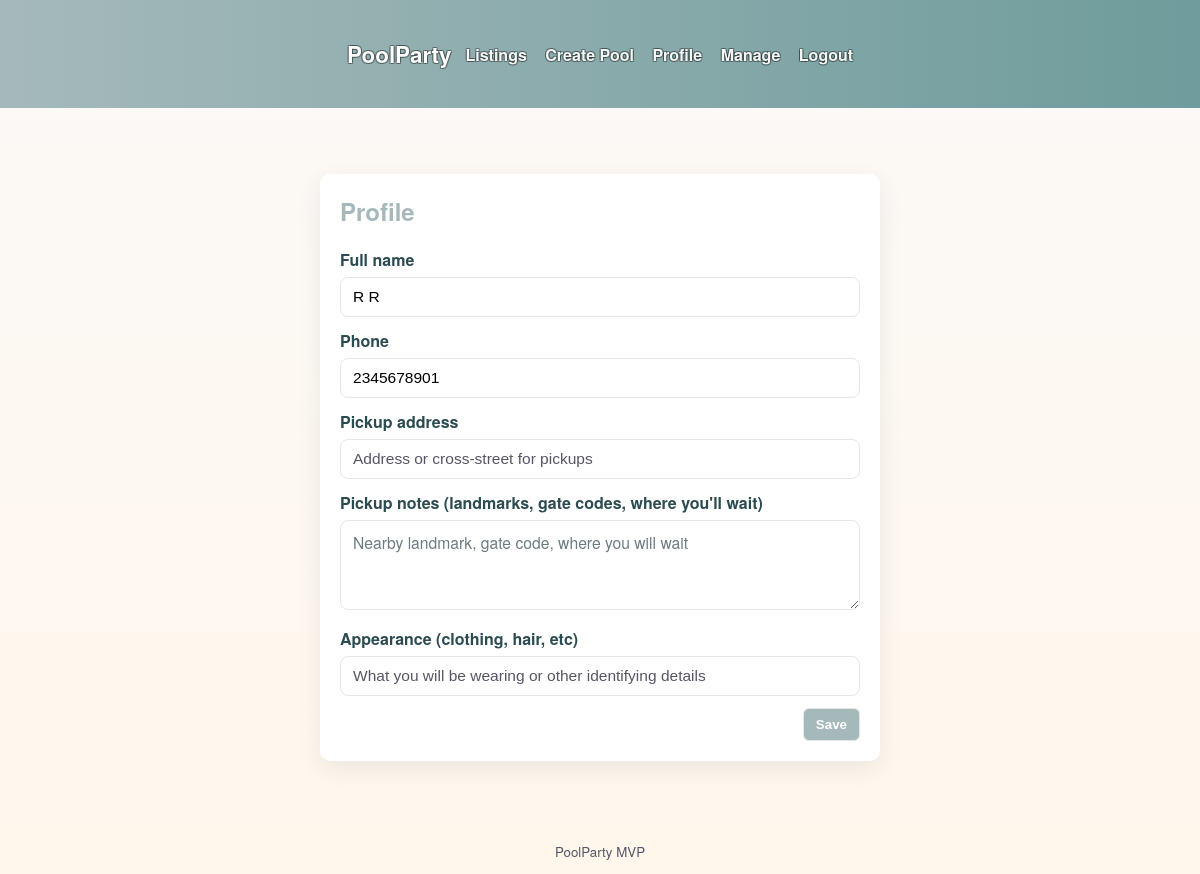
/profile (signed in), run on an earlier commit of the app's database.
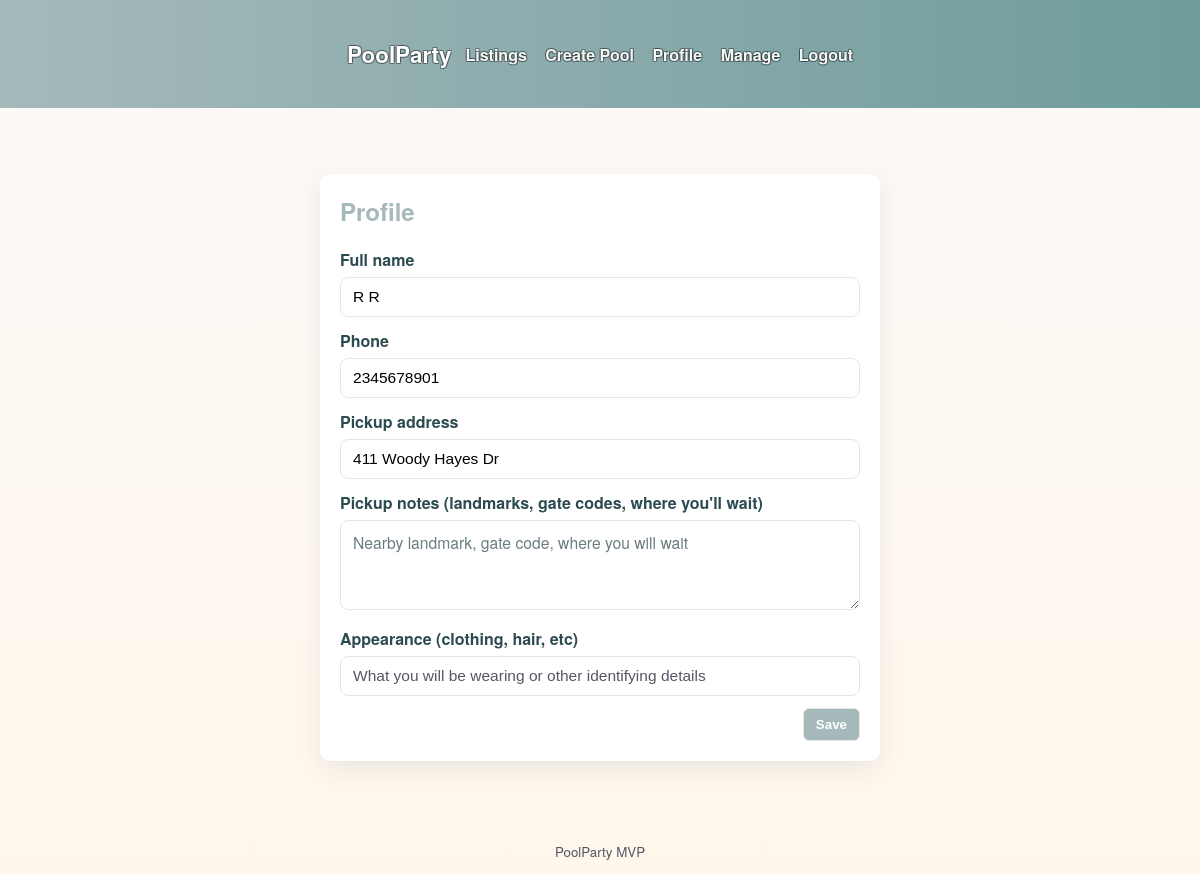
And on a later commit of the database.
### app/models.py (models this page shows, shortened)
class User(UserMixin, db.Model):
    id = db.Column(db.Integer, primary_key=True)
    username = db.Column(db.String(64), unique=True, nullable=False)
    email = db.Column(db.String(120), unique=True, nullable=False)
    password = db.Column(db.String(128), nullable=False)
    full_name = db.Column(db.String(128))
    phone = db.Column(db.String(32))
    pickup_address = db.Column(db.String(255))
    pickup_notes = db.Column(db.Text)
    appearance = db.Column(db.String(255))
    created_at = db.Column(db.DateTime, default=datetime.utcnow)
    pools = db.relationship('Pool', backref='owner', lazy='dynamic')
    join_requests = db.relationship('JoinRequest', backref='requester', lazy='dynamic')

### app/auth.py (the view, shortened to what this page needs)
@auth_bp.route('/profile', methods=['GET', 'POST'])
@login_required
def profile():
    form = ProfileForm(obj=current_user)
    return render_template('profile.html', form=form)

### app/forms.py
class ProfileForm(FlaskForm):
    full_name = StringField('Full name', validators=[Optional(), Length(max=128)])
    phone = StringField('Phone', validators=[Optional(), Length(max=32)])
    pickup_address = StringField('Pickup address', validators=[Optional(), Length(max=255)])
    pickup_notes = TextAreaField("Pickup notes (landmarks, gate codes, where you'll wait)", validators=[Optional(), Length(max=500)])
    appearance = StringField('Appearance (clothing, hair, etc)', validators=[Optional(), Length(max=255)])
    submit = SubmitField('Save')

### app/models.py (called while the page is built)
@login_manager.user_loader
def load_user(user_id):
    return User.query.get(int(user_id))

### app/templates/profile.html (shortened to what this page needs)
{% extends 'base.html' %}
{% block content %}
  <div class="container">
    <div class="form-card">
      <h2>Profile</h2>
      <form method="post">
        <div class="form-group">
          <label class="form-label">{{ form.full_name.label }}</label>
          {{ form.full_name(placeholder='Full name') }}
        </div>
        <div class="form-group">
          <label class="form-label">{{ form.phone.label }}</label>
          {{ form.phone(placeholder='Phone number') }}
        </div>
        <div class="form-group">
          <label class="form-label">{{ form.pickup_address.label }}</label>
          {{ form.pickup_address(placeholder='Address or cross-street for pickups') }}
        </div>
        <div class="form-group">
          <label class="form-label">{{ form.pickup_notes.label }}</label>
          {{ form.pickup_notes(class_='pickup-notes', placeholder='Nearby landmark, gate code, where you will wait') }}
        </div>
        <div class="form-group">
          <label class="form-label">{{ form.appearance.label }}</label>
          {{ form.appearance(placeholder='What you will be wearing or other identifying details') }}
        </div>
        <div class="form-actions">
          {{ form.submit(class_='btn') }}
        </div>
      </form>
    </div>
  </div>
{% endblock %}

### app/templates/base.html (shortened to what this page needs)
<!doctype html>
<html lang="en">
  <head>
    <link rel="stylesheet" href="{{ url_for('static', filename='css/style.css') }}">
  </head>
  <body>
    <header>
      <div class="container" style="display:flex;justify-content:space-between;align-items:center;">
  <h1 class="site-title"><a href="{{ url_for('main.listings') }}">PoolParty</a></h1>
        <nav class="main-nav">
          <a href="{{ url_for('main.listings') }}">Listings</a>
          {% if current_user.is_authenticated %}
            <a href="{{ url_for('main.create_pool') }}">Create Pool</a>
            <a href="{{ url_for('auth.profile') }}">Profile</a>
            <a href="{{ url_for('main.manage') }}">Manage</a>
            <a href="{{ url_for('auth.logout') }}">Logout</a>
          {% else %}
            <a href="{{ url_for('auth.login') }}">Login</a>
            <a href="{{ url_for('auth.register') }}">Register</a>
          {% endif %}
        </nav>
      </div>
    </header>
    <main>
      <div class="container">
      {% block content %}{% endblock %}
      </div>
    </main>
    <footer>
      <small>PoolParty MVP</small>
    </footer>
  </body>
</html>

### app/static/css/style.css (style rules this page uses)
:root { --ocean-600: #a5b9bb; --ocean-400: #6f9c9c; --ocean-800: #004c52; --sand-100: #fff7ec; --sand-300: #ffe9c6; --coral: #879c9bcf; --text: #123; --muted: #556; }
body { font-family: 'Helvetica Neue', 'Open Sans', sans-serif; margin: 0; padding: 0; color: var(--text); background: linear-gradient(180deg, #fbf9f7 0%, var(--sand-100) 100%); position: relative; overflow-x: hidden; }
body::before { content: ""; position: fixed; inset: 0; background-image: url('https://images.pexels.com/photos/7676849/pexels-photo-7676849.jpeg'); background-repeat: no-repeat; background-position: center center; background-size: cover; z-index: -1; opacity: 0.36; transform-origin: center; filter: saturate(1.15) contrast(1.08) brightness(1.03); pointer-events: none; animation: pp-bg-float 28s ease-in-out infinite; }
header { background: linear-gradient(90deg, var(--ocean-600), var(--ocean-400)); padding: 14px 24px; color: white; display:flex; justify-content:space-between; align-items:center; }
header h1 { margin: 0; font-size: 1.4rem; }
header h1 a { color: white; text-decoration: none; text-shadow: -1px -1px 0 rgba(0,0,0,0.3), 1px -1px 0 rgba(0,0,0,0.3), -1px 1px 0 rgba(0,0,0,0.3), 1px 1px 0 rgba(0,0,0,0.3); }
header nav a { color: rgba(255,255,255,0.95); margin-left: 14px; text-decoration: none; font-weight:600; text-shadow: -1px -1px 0 rgba(0,0,0,0.3), 1px -1px 0 rgba(0,0,0,0.3), -1px 1px 0 rgba(0,0,0,0.3), 1px 1px 0 rgba(0,0,0,0.3); }
.container { max-width: 1100px; margin: 0 auto; padding: 24px; }
main { padding: 18px 0; }
.btn { background: var(--ocean-600); color:white; padding:8px 12px; border-radius:6px; text-decoration:none; font-weight:700; }
footer { padding: 12px 20px; background: transparent; text-align:center; color:var(--muted); }
.form-card { max-width:520px; margin: 0 auto; background: white; border-radius:10px; box-shadow: 0 8px 24px rgba(12,32,48,0.08); padding:20px; }
.form-card h2 { margin-top:0; color:var(--ocean-600); }
.form-group { margin-bottom:12px; }
label.form-label { display:block; font-weight:600; margin-bottom:6px; color:#2b4b50; }
input[type="text"], input[type="password"], input[type="email"], textarea, input[type="datetime-local"], input[type="number"] { width:100%; padding:10px 12px; border-radius:8px; border:1px solid #e6e6e6; background:#fff; box-sizing:border-box; font-size:0.97rem; }
textarea { min-height:90px; resize:vertical; }
.form-actions { display:flex; gap:10px; justify-content:flex-end; margin-top:8px; }
h2 { color: var(--ocean-600); margin-top:0; }
a { color:var(--ocean-600); }
input::placeholder, textarea::placeholder, select::placeholder { color: var(--muted); opacity: 1; font-style: normal; font-family: inherit; }
input, textarea, select { border: 1px solid #e6e6e6; border-radius: 8px; }
.pickup-notes { font-family: inherit; font-size: 0.98rem; }
.pickup-notes::placeholder { color: #6b7b80; opacity: 1; font-style: normal; font-family: inherit; }
.main-nav a { margin-left:14px; color:rgba(255,255,255,0.95); text-decoration:none; font-weight:600; text-shadow: -1px -1px 0 rgba(0,0,0,0.3), 1px -1px 0 rgba(0,0,0,0.3), -1px 1px 0 rgba(0,0,0,0.3), 1px 1px 0 rgba(0,0,0,0.3); }
.site-title { font-size:1.4rem; margin:0; }
.site-title a { color:white; text-decoration:none; text-shadow: -1px -1px 0 rgba(0,0,0,0.3), 1px -1px 0 rgba(0,0,0,0.3), -1px 1px 0 rgba(0,0,0,0.3), 1px 1px 0 rgba(0,0,0,0.3); }

What changed in the data, as far as the page shows it:
changed User: pickup_address (not shown) → "411 Woody Hayes Dr"
